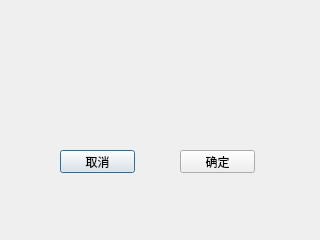
<?xml version="1.0" encoding="UTF-8"?>
<ui version="4.0">
 <class>Replay</class>
 <widget class="QDialog" name="Replay">
  <property name="geometry">
   <rect>
    <x>0</x>
    <y>0</y>
    <width>320</width>
    <height>240</height>
   </rect>
  </property>
  <property name="windowTitle">
   <string>Dialog</string>
  </property>
  <property name="styleSheet">
   <string notr="true">background-image: url(:/new/prefix1/drawable/background_replay.png);</string>
  </property>
  <widget class="QPushButton" name="pushButton">
   <property name="geometry">
    <rect>
     <x>60</x>
     <y>150</y>
     <width>75</width>
     <height>23</height>
    </rect>
   </property>
   <property name="text">
    <string>取消</string>
   </property>
  </widget>
  <widget class="QPushButton" name="pushButton_2">
   <property name="geometry">
    <rect>
     <x>180</x>
     <y>150</y>
     <width>75</width>
     <height>23</height>
    </rect>
   </property>
   <property name="text">
    <string>确定</string>
   </property>
  </widget>
 </widget>
 <resources/>
 <connections/>
</ui>
